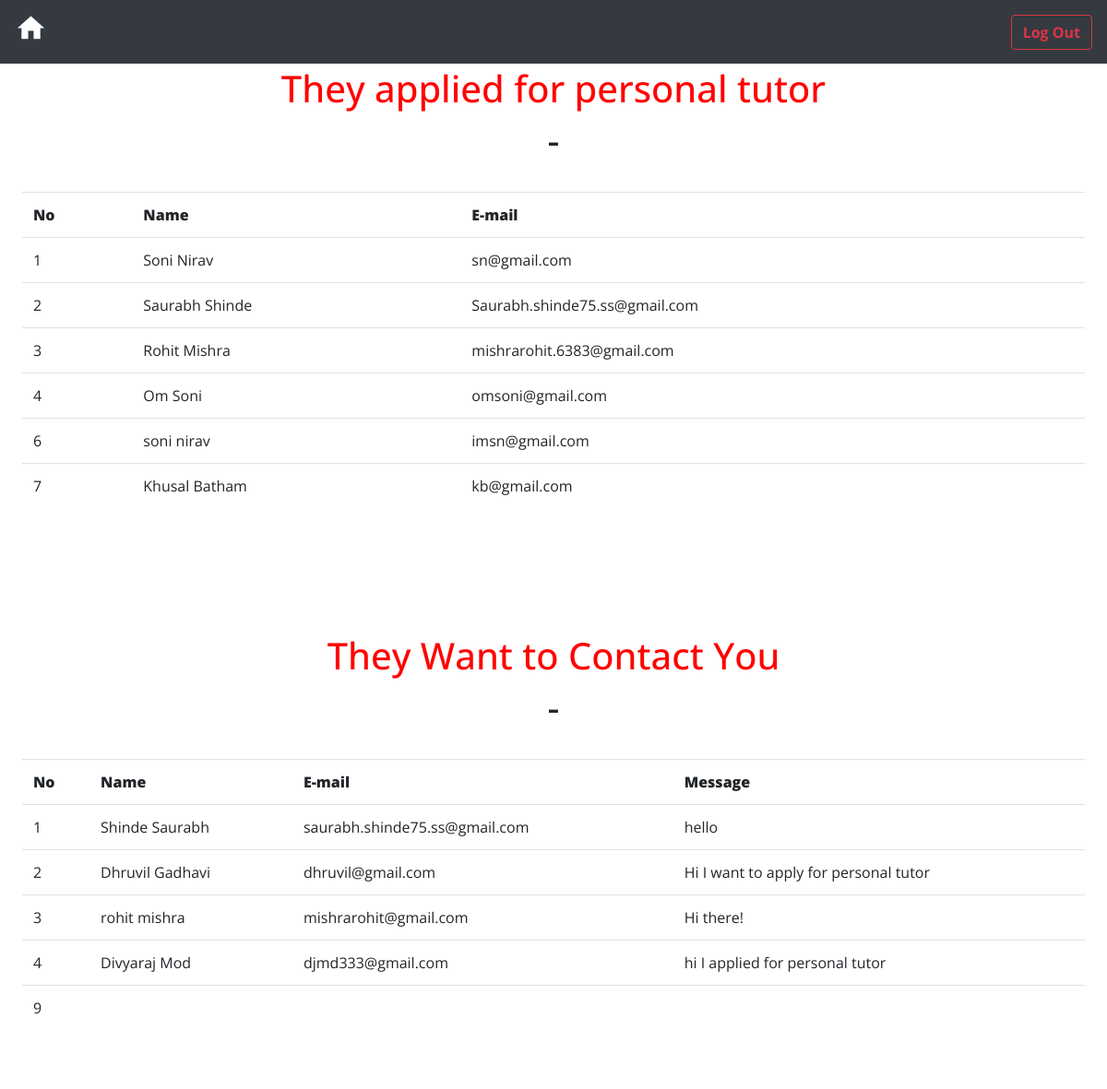
The app's page /adminpanel.php with its own data.
### tables this page shows
CREATE TABLE `personaltutor` (
  `id` int(50) NOT NULL,
  `name` varchar(50) NOT NULL,
  `email` varchar(50) NOT NULL,
  `subject` varchar(50) NOT NULL,
  `phoneno` varchar(50) NOT NULL
);

CREATE TABLE `contact` (
  `id` int(50) NOT NULL,
  `name` varchar(50) NOT NULL,
  `email` varchar(50) NOT NULL,
  `msg` varchar(100) NOT NULL
);

### adminpanel.php (the view, shortened to what this page needs)
<!DOCTYPE html>
<html lang="en" >
  <head>
    <link rel="stylesheet" href="https://maxcdn.bootstrapcdn.com/bootstrap/4.3.1/css/bootstrap.min.css">
  </head>
  <body data-spy="scroll" data-target=".navbar">
<nav class="navbar navbar-expand-md bg-dark navbar-dark fixed-top justify-content-end">
  <a href="index.php" class="navbar-brand" ><i class="material-icons" style="font-size:35px;">home</i></a>
  <div class="collapse navbar-collapse" id="collapsibleNavbar">
    <ul class="navbar-nav ml-auto">
      <a  href="index.php"><button type="button" name="logout" class="btn btn-outline-danger btn-md"><b>Log Out</b></button></a>
    </ul>
  </div>
</nav>
<br><br><br>
<div id="reviews" class="jumbostron jumbostron-fluid">
  <h1 class="text-center" style="color:red;">They applied for personal tutor</h1>
  <h1 class="text-center">-</h1>
  <div class="table-responsive-sm shadow-lg, p-4 mb-4 bg-white">
    <table class="table table-hover ">
      <th class="th-dark"><strong>No</strong></th>
      <th class="th-dark"><strong>Name</strong></th>
      <th class="th-dark "><strong>E-mail</strong></th>
      <?php require 'backend/database_connection.php';
      $sql="SELECT id,name,email FROM personaltutor";
      $result=mysqli_query($conn,$sql);
      if (mysqli_num_rows($result)>0) {
        while($row=mysqli_fetch_assoc($result)){
          ?>
          <tr>
            <td> <?php echo $row["id"]; ?> </td>
            <td><?php echo $row["name"]; ?></td>
            <td><?php echo $row["email"]; ?></td>
          </tr>
          <?php
        }
      }
      ?>
    </table>
  </div>
</div>
<br><br><br>
<div id="reviews" class="jumbostron jumbostron-fluid">
  <h1 class="text-center" style="color:red;">They Want to Contact You</h1>
  <h1 class="text-center">-</h1>
  <div class="table-responsive-sm shadow-lg, p-4 mb-4 bg-white">
    <table class="table table-hover ">
      <th class="th-dark"><strong>No</strong></th>
      <th class="th-dark"><strong>Name</strong></th>
      <th class="th-dark "><strong>E-mail</strong></th>
      <th class="th-dark "><strong>Message</strong></th>
      <?php require 'backend/database_connection.php';
      $sql="SELECT id,name,email,msg FROM contact";
      $resultx=mysqli_query($conn,$sql);
      if (mysqli_num_rows($resultx)>0) {
        while($rowy=mysqli_fetch_assoc($resultx)){
          ?>
          <tr>
            <td> <?php echo $rowy["id"]; ?> </td>
            <td><?php echo $rowy["name"]; ?></td>
            <td><?php echo $rowy["email"]; ?></td>
            <td><?php echo $rowy["msg"]; ?></td>
          </tr>
          <?php
        }
      }
      ?>
    </table>
  </div>
</div>
</body>
</html>

### adminpanel.php (style rules this page uses)
body { background-color: white; font-family: 'Open Sans',sans-serif; position: relative; }

### records on screen
personaltutor: id "1", name "Soni Nirav", email "sn@gmail.com"
personaltutor: id "2", name "Saurabh Shinde", email "Saurabh.shinde75.ss@gmail.com"
personaltutor: id "3", name "Rohit Mishra", email "mishrarohit.6383@gmail.com"
personaltutor: id "4", name "Om Soni", email "omsoni@gmail.com"
personaltutor: id "6", name "soni nirav", email "imsn@gmail.com"
personaltutor: id "7", name "Khusal Batham", email "kb@gmail.com"
contact: id "1", name "Shinde Saurabh", email "saurabh.shinde75.ss@gmail.com", msg "hello"
contact: id "2", name "Dhruvil Gadhavi", email "dhruvil@gmail.com", msg "Hi I want to apply for personal tutor"
contact: id "3", name "rohit mishra", email "mishrarohit@gmail.com", msg "Hi there!"
contact: id "4", name "Divyaraj Mod", email "djmd333@gmail.com", msg "hi I applied for personal tutor"
contact: id "9"
